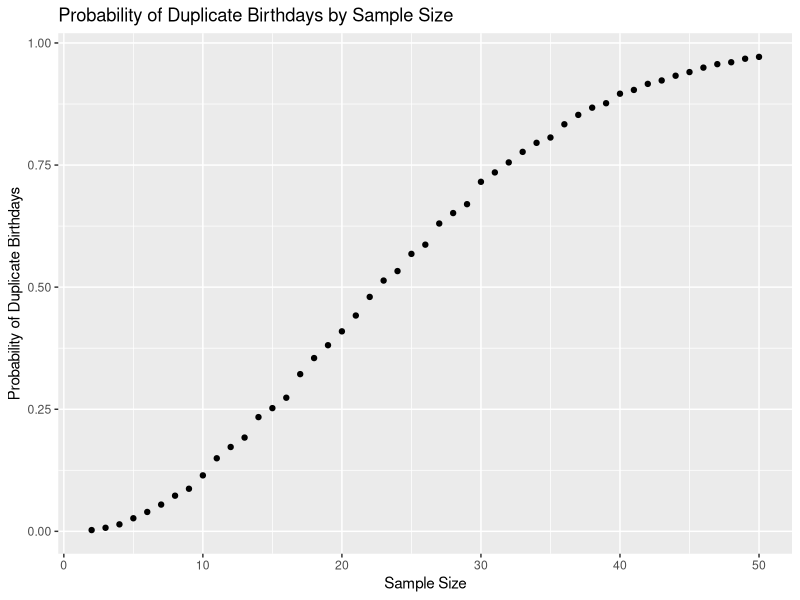

Here is the R script that generated this plot: (Note: this script raises an error after producing the figure.)
## ---- chunk 1
library(tidyverse)

## ---- chunk 2
dup_bdays = function(samp_size) {
  bday_vec <- sample(c(1:365), size = samp_size, replace = TRUE)

  if (n_distinct(bday_vec) < samp_size) {
    return(TRUE)
  } else {
    return(FALSE)
  } 
  
}


## ---- chunk 3

prob_by_size <- c()

for (sample_size in 2:50){
  num_dups = 0
  for (iteration in 1:10000) {
    if (dup_bdays(sample_size))
      num_dups = num_dups + 1
  }
  
  avg_prob = num_dups / 10000
  
  prob_by_size = append(prob_by_size, values = avg_prob)
}

dup_bday_tbl <-
  tibble(
    sample_size = 2:50,
    avg_prob = prob_by_size
  )

## ---- chunk 4
dup_bday_tbl %>% 
  ggplot(aes(x = sample_size, y = avg_prob)) +
  geom_point() +
  xlab("Sample Size") +
  ylab("Probability of Duplicate Birthdays") +
  ggtitle("Probability of Duplicate Birthdays by Sample Size")


## ---- chunk 5
n <- 30
sigma <- 5
pop_param <- 0

x_bar_vec <- c()
p_val_vec <- c()

for (iter in 1:5000) {
  rand_samp <- rnorm(n, mu, sigma)
  x_bar <- mean(rand_samp)
  append(x_bar_vec, x_bar)
  
  p_val <- t.test(rand_samp, mu = pop_param)
  
  
}

## ---- chunk 6


t.test(c(3, 4, 5, 2), mu = 0) %>% 
  broom::tidy() %>% 
  pull(p.value)
